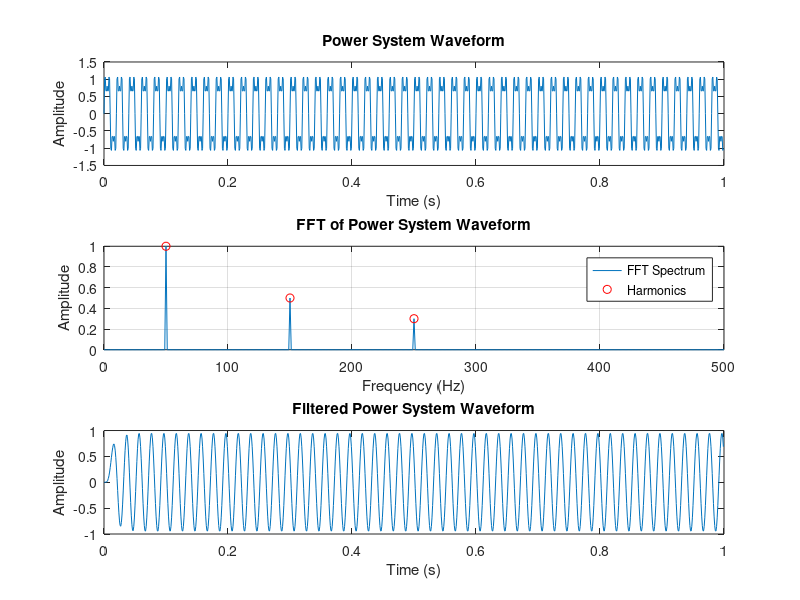
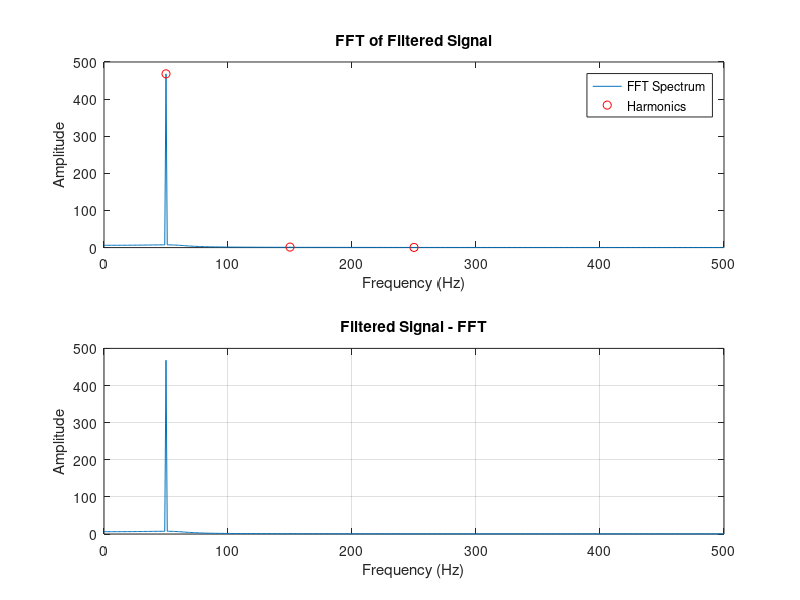

Source code (MATLAB) for these figures, in order:
% Combined Code for Harmonic Analysis and Removal in Power Systems using FFT and Filtering
clc;
clear;
close all;
% Sampling parameters
Fs = 1000; % Sampling frequency (Hz)
T = 1;     % Duration of the signal in seconds
t = 0:1/Fs:T-1/Fs; % Time vector

% Generate the power system waveform (fundamental + harmonics)
f1 = 50;   % Fundamental frequency (50 Hz)
f2 = 150;  % 2nd Harmonic (3x the fundamental frequency)
f3 = 250;  % 3rd Harmonic (5x the fundamental frequency)
waveform = sin(2*pi*f1*t) + 0.5*sin(2*pi*f2*t) + 0.3*sin(2*pi*f3*t); % Power system waveform

% Plot the original waveform
figure;
subplot(3,1,1);
plot(t, waveform);
title('Power System Waveform');
xlabel('Time (s)');
ylabel('Amplitude');

% Apply FFT to the signal
n = length(waveform);      % Length of the signal
f = Fs*(0:(n/2))/n;        % Frequency vector for plotting
Y = fft(waveform);         % Perform the FFT
P2 = abs(Y/n);             % Two-sided spectrum
P1 = P2(1:n/2+1);          % Single-sided spectrum
P1(2:end-1) = 2*P1(2:end-1); % Adjust amplitude for single-sided spectrum

% Plot the FFT of the original signal
subplot(3,1,2);
plot(f, P1);
title('FFT of Power System Waveform');
xlabel('Frequency (Hz)');
ylabel('Amplitude');
grid on;

% Find the closest index for harmonics in the frequency vector
[~, idx1] = min(abs(f - f1)); % Closest index to fundamental frequency
[~, idx2] = min(abs(f - f2)); % Closest index to second harmonic
[~, idx3] = min(abs(f - f3)); % Closest index to third harmonic

% Highlight the harmonics
hold on;
plot(f(idx1), P1(idx1), 'ro'); % Plot the fundamental harmonic
plot(f(idx2), P1(idx2), 'ro'); % Plot the second harmonic
plot(f(idx3), P1(idx3), 'ro'); % Plot the third harmonic
legend('FFT Spectrum', 'Harmonics');
hold off;

% Design a low-pass Butterworth filter to remove harmonics above 60 Hz
cutoff = 60; % Cutoff frequency for low-pass filter (Hz)
[b, a] = butter(6, cutoff / (Fs / 2), 'low');  % 6th-order filter

% Apply the filter to remove harmonics
filtered_waveform = filter(b, a, waveform);

% Plot the filtered signal
subplot(3,1,3);
plot(t, filtered_waveform);
title('Filtered Power System Waveform');
xlabel('Time (s)');
ylabel('Amplitude');

% FFT of filtered signal
figure;
subplot(2,1,1);
fft_filtered = fft(filtered_waveform);
plot(f, abs(fft_filtered(1:length(f))));
title('FFT of Filtered Signal');
xlabel('Frequency (Hz)');
ylabel('Amplitude');

% Highlight the harmonics in the filtered signal
hold on;
plot(f(idx1), abs(fft_filtered(idx1)), 'ro'); % Plot the fundamental harmonic
plot(f(idx2), abs(fft_filtered(idx2)), 'ro'); % Plot the second harmonic
plot(f(idx3), abs(fft_filtered(idx3)), 'ro'); % Plot the third harmonic
legend('FFT Spectrum', 'Harmonics');
hold off;

subplot(2,1,2);
plot(f, abs(fft_filtered(1:length(f))));
title('Filtered Signal - FFT');
xlabel('Frequency (Hz)');
ylabel('Amplitude');
grid on;
